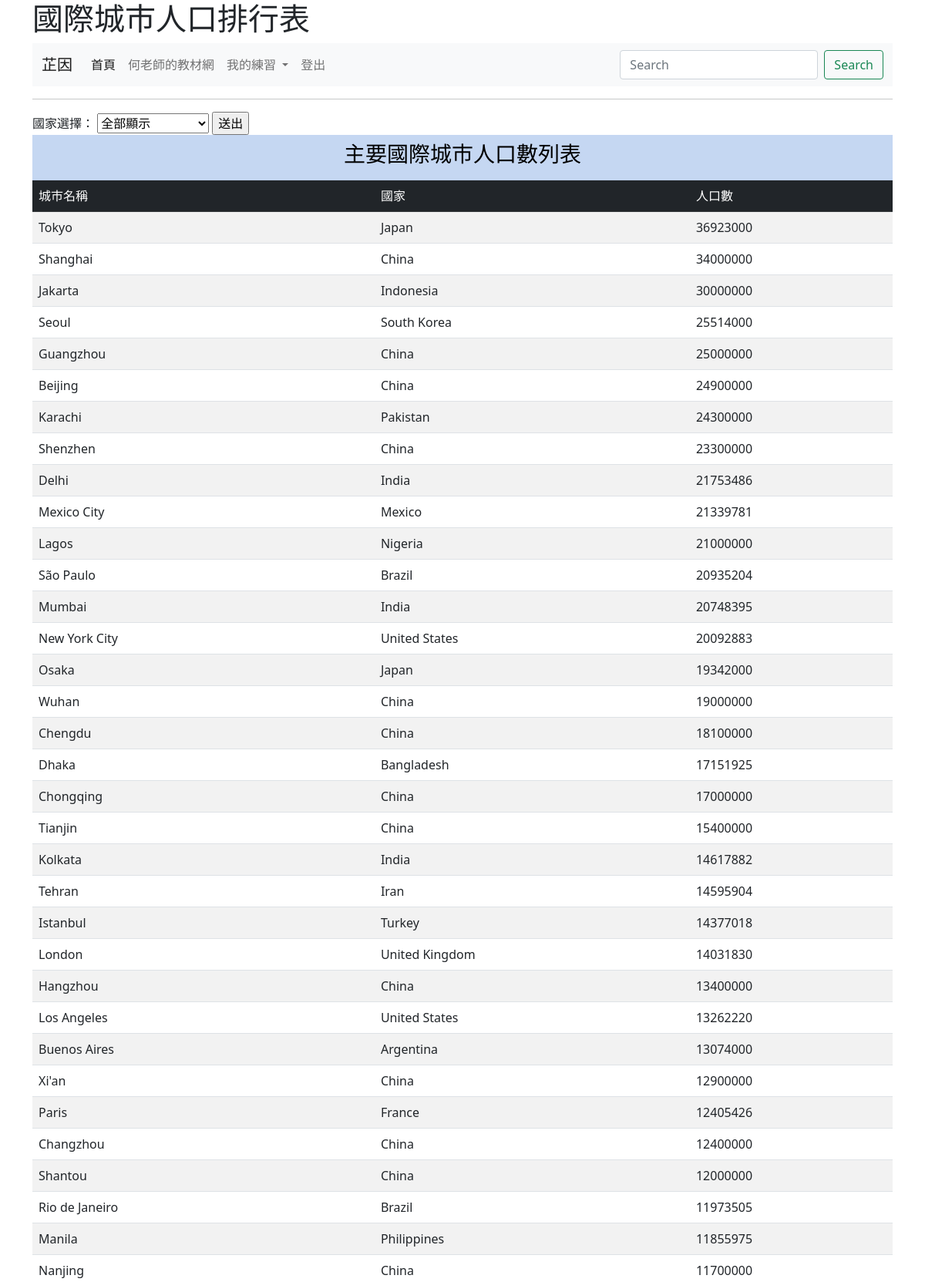
Page /rank/ (signed in, upper part) on the committed database.
### mysite/models.py (models this page shows, shortened)
class City(models.Model):
	name = models.CharField(max_length=50)
	population = models.IntegerField()
	country = models.ForeignKey(Country, on_delete=models.CASCADE)

class Country(models.Model):
	country_id = models.IntegerField()
	name = models.CharField(max_length=50)
	def __str__(self):
		return self.name

### mysite/views.py (the view)
# urls.py: path('rank/', views.rank),
@login_required(login_url='/admin/login/')
def rank(request):
	if request.method == 'POST':
		id = request.POST["id"]
		if id.strip() == '999':
			return redirect() ==('/rank/')
		try:
			country = Country.objects.get(id=id)
		except:
			redirect("/rank/")
		cities = City.objects.filter(country=country)
	else:
		cities = City.objects.all()
	countries = Country.objects.all()
	return render(request, 'rank.html', locals())

### templates/rank.html (shortened to what this page needs)
{% extends "base.html" %}
{% block main %}
	<hr>
	<form action='/rank/' method=POST>
		國家選擇：
		<select name='id'>
			<option value="999">全部顯示</option>
		</select>
		<input type='submit' value="送出">
	</form>
	<table class="table table-striped">
		<tr class="table-primary">
			<td colspan="3" align=center><h3>主要國際城市人口數列表</h3></td>
		</tr>
		<tr class="table-dark"><td>城市名稱</td><td>國家</td><td>人口數</td></tr>
		{% for city in cities %}
		<tr>
			<td>{{ city.name }}</td>
			<td>{{ city.country }}</td>
			<td>{{ city.population }}</td>
		</tr>
		{% endfor %}
	</table>
{% endblock %}

### templates/base.html (shortened to what this page needs)
<!doctype html>
<html>
	<head>
		<link href="https://cdn.jsdelivr.net/npm/bootstrap@5.0.2/dist/css/bootstrap.min.css" rel="stylesheet">
	</head>
	<body>
		<div class="container">
			<h1>{% block headmessage %}{% endblock %}</h1>
			{% include "menu.html" %}
			{% block main %} {% endblock %}
	</div>
	</body>
</html>

### templates/menu.html (shortened to what this page needs)
<nav class="navbar navbar-expand-lg navbar-light bg-light">
	<div class="container-fluid">
		<a class="navbar-brand" href="#">
			{% if request.user.is_authenticated%}
				{{ request.user.first_name}}
			{% else %}
				未登入的訪客
			{% endif %}
		</a>
		<div class="collapse navbar-collapse" id="navbarSupportedContent">
			<ul class="navbar-nav me-auto mb-2 mb-lg-0">
				<li class="nav-item">
					<a class="nav-link active" aria-current="page" href="/">首頁</a>
				</li>
				<li class="nav-item">
					<a class="nav-link" href="https://104.es">何老師的教材網</a>
				</li>
				<li class="nav-item dropdown">
					<a class="nav-link dropdown-toggle" href="#" id="navbarDropdown" role="button" data-bs-toggle="dropdown" aria-expanded="false">
						我的練習
					</a>
				</li>
				{% if request.user.is_authenticated %}
					<li class="nav-item">
						<a class="nav-link" href="/logout/" tabindex="-1">登出</a>
					</li>
				{% else %}
					<li class="nav-item">
						<a class="nav-link" href="/admin/login/?next=/" tabindex="-1">登入
						</a>
					</li>
				{% endif %}
			</ul>
			<form class="d-flex">
				<input class="form-control me-2" type="search" placeholder="Search" aria-label="搜尋">
				<button class="btn btn-outline-success" type="submit">Search</button>
			</form>
		</div>
	</div>
</nav>

### rows in the picture
City: name "Tokyo", country "Japan", population "36923000"
City: name "Shanghai", country "China", population "34000000"
City: name "Jakarta", country "Indonesia", population "30000000"
City: name "Seoul", country "South Korea", population "25514000"
City: name "Guangzhou", country "China", population "25000000"
City: name "Beijing", country "China", population "24900000"
City: name "Karachi", country "Pakistan", population "24300000"
City: name "Shenzhen", country "China", population "23300000"
City: name "Delhi", country "India", population "21753486"
City: name "Mexico City", country "Mexico", population "21339781"
City: name "Lagos", country "Nigeria", population "21000000"
City: name "São Paulo", country "Brazil", population "20935204"
City: name "Mumbai", country "India", population "20748395"
City: name "New York City", country "United States", population "20092883"
City: name "Osaka", country "Japan", population "19342000"
City: name "Wuhan", country "China", population "19000000"
City: name "Chengdu", country "China", population "18100000"
City: name "Dhaka", country "Bangladesh", population "17151925"
City: name "Chongqing", country "China", population "17000000"
City: name "Tianjin", country "China", population "15400000"
City: name "Kolkata", country "India", population "14617882"
City: name "Tehran", country "Iran", population "14595904"
City: name "Istanbul", country "Turkey", population "14377018"
City: name "London", country "United Kingdom", population "14031830"
City: name "Hangzhou", country "China", population "13400000"
City: name "Los Angeles", country "United States", population "13262220"
City: name "Buenos Aires", country "Argentina", population "13074000"
City: name "Xi'an", country "China", population "12900000"
City: name "Paris", country "France", population "12405426"
City: name "Changzhou", country "China", population "12400000"
City: name "Shantou", country "China", population "12000000"
City: name "Rio de Janeiro", country "Brazil", population "11973505"
City: name "Manila", country "Philippines", population "11855975"
City: name "Nanjing", country "China", population "11700000"

### other values in the picture
{{ request.user.first_name }} "芷因"
